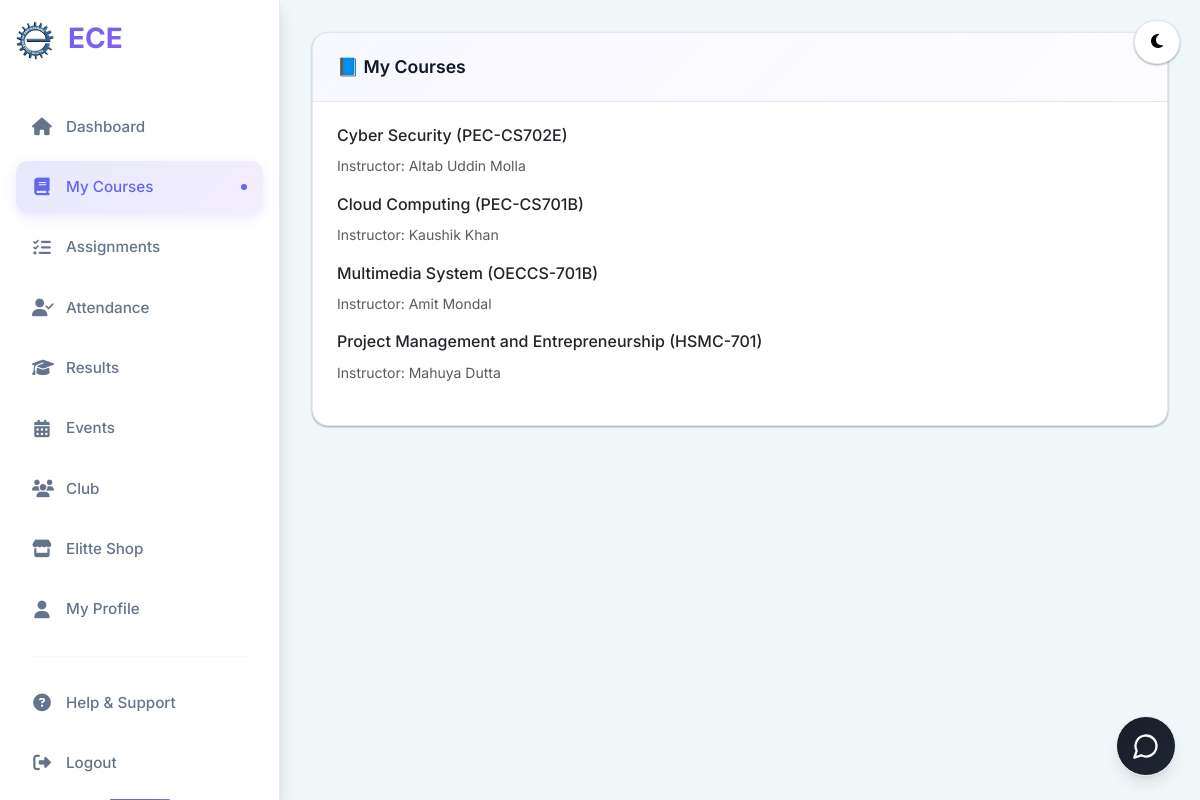
/courses/ (signed in), run on the app's committed database.
### subject/models.py (models this page shows, shortened)
class Subject(models.Model):
    SUBJECT_TYPES = [
        ('theory', 'Theory'),
        ('practical', 'Practical'),
    ]
    name = models.CharField(max_length=100)
    code = models.CharField(max_length=20, unique=True)
    subject_type = models.CharField(max_length=10, choices=SUBJECT_TYPES)
    department = models.ForeignKey(Department, on_delete=models.CASCADE, related_name='subjects')
    semester = models.ForeignKey(Semester, on_delete=models.CASCADE, related_name='subjects')
    teachers = models.ManyToManyField(settings.AUTH_USER_MODEL, related_name="subjects")

### account/models.py (models this page shows, shortened)
class User(AbstractUser):
    ROLE_CHOICES = [
        ('admin', 'Admin'),
        ('management', 'Management'),
        ('hod', 'Head of Department'),
        ('teacher', 'Teacher'),
        ('student', 'Student'),
    ]
    role = models.CharField(max_length=20, choices=ROLE_CHOICES)
    department = models.ForeignKey(Department, on_delete=models.SET_NULL, null=True, blank=True)
    semester = models.ForeignKey(Semester, on_delete=models.SET_NULL, null=True, blank=True)
    accessible_batches = models.ManyToManyField(Semester, blank=True, related_name="teachers")

### account/views.py (the view)
# urls.py: path('courses/', views.student_courses, name='student_courses'),
@login_required
def student_courses(request):
    user = request.user
    subjects = Subject.objects.filter(
        department=user.department,
        semester=user.semester
    )
    return render(request, 'student_profiles/courses.html', {'subjects': subjects})

### account/context_processors.py (called while the page is built)
def profile_context(request):
    if request.user.is_authenticated and hasattr(request.user, "teacherprofile"):
        return {"profile": request.user.teacherprofile}
    return {}

### shop/context_processors.py (called while the page is built)
def shop_counts(request):
    if not request.user.is_authenticated:
        return {}
    cart_count = CartItem.objects.filter(user=request.user).count()
    seller_pending_count = Order.objects.filter(
        product__seller=request.user,
        status='REQUESTED'
    ).count()
    total_count = cart_count + seller_pending_count
    return {
        'cart_count': cart_count,
        'seller_pending_count': seller_pending_count,
        'shop_total_count': total_count,
    }

### templates/student_profiles/courses.html
{% extends "student_base.html" %}
{% block content %}
<div class="card">
    <div class="card-header">📘 My Courses</div>
    <div class="card-body">
        {% for subject in subjects %}
        <div class="mb-3">
            <h6>{{ subject.name }} ({{ subject.code }})</h6>
            <small class="text-muted">
                Instructor:
                {% for teacher in subject.teachers.all %}
                    {{ teacher.get_full_name }}{% if not forloop.last %}, {% endif %}
                {% empty %}
                    N/A
                {% endfor %}
            </small>
        </div>
        {% empty %}
        <p class="text-muted">No courses assigned yet.</p>
        {% endfor %}
    </div>
</div>
{% endblock %}

### templates/student_base.html (style rules this page uses)
:root { --primary-color: #6366f1; --primary-dark: #4f46e5; --secondary-color: #8b5cf6; --accent-color: #06b6d4; --background-color: #f8fafc; --background-dark: #0f172a; --card-bg: #ffffff; --card-bg-dark: #1e293b; --text-primary: #0f172a; --text-secondary: #64748b; --text-muted: #94a3b8; --border-color: #e2e8f0; --success-color: #10b981; --warning-color: #f59e0b; --danger-color: #ef4444; --primary-gradient: linear-gradient(135deg, #6366f1 0%, #8b5cf6 100%); --sidebar-width: 280px; --header-height: 70px; --shadow-sm: 0 1px 3px rgba(0,0,0,0.12), 0 1px 2px rgba(0,0,0,0.24); --shadow-md: 0 4px 6px rgba(0,0,0,0.07), 0 2px 4px rgba(0,0,0,0.06); --shadow-lg: 0 10px 15px rgba(0,0,0,0.1), 0 4px 6px rgba(0,0,0,0.05); --glass-bg: rgba(255, 255, 255, 0.25); --glass-border: rgba(255, 255, 255, 0.18); }
* { margin: 0; padding: 0; box-sizing: border-box; }
body { background: var(--background-color); font-family: 'Inter', -apple-system, BlinkMacSystemFont, sans-serif; color: var(--text-primary); line-height: 1.6; overflow-x: hidden; }
body::before { content: ''; position: fixed; top: 0; left: 0; width: 100%; height: 100%; background: linear-gradient(-45deg, #6366f1, #8b5cf6, #06b6d4, #10b981); background-size: 400% 400%; animation: gradientShift 15s ease infinite; opacity: 0.03; z-index: -1; }
.card { background: var(--card-bg); border: 1px solid var(--border-color); border-radius: 16px; box-shadow: var(--shadow-sm); transition: all 0.3s ease; overflow: hidden; backdrop-filter: blur(20px); }
.card-header { background: linear-gradient(135deg, rgba(99, 102, 241, 0.05), rgba(139, 92, 246, 0.02)); border-bottom: 1px solid var(--border-color); padding: 20px 24px; font-weight: 600; font-size: 1.1rem; color: var(--text-primary); position: relative; }
.card-header::before { content: ''; position: absolute; bottom: 0; left: 0; width: 100%; height: 2px; background: var(--primary-gradient); transform: scaleX(0); transition: transform 0.3s ease; }
.card-body { padding: 24px; }
.animate-fade-in-up { animation: fadeInUp 0.6s ease-out; }

### data on the page
Subject: name "Cyber Security", code "PEC-CS702E"
User: get_full_name "Altab Uddin Molla"
Subject: name "Cloud Computing", code "PEC-CS701B"
User: get_full_name "Kaushik Khan"
Subject: name "Multimedia System", code "OECCS-701B"
User: get_full_name "Amit Mondal"
Subject: name "Project Management and Entrepreneurship", code "HSMC-701"
User: get_full_name "Mahuya Dutta"
